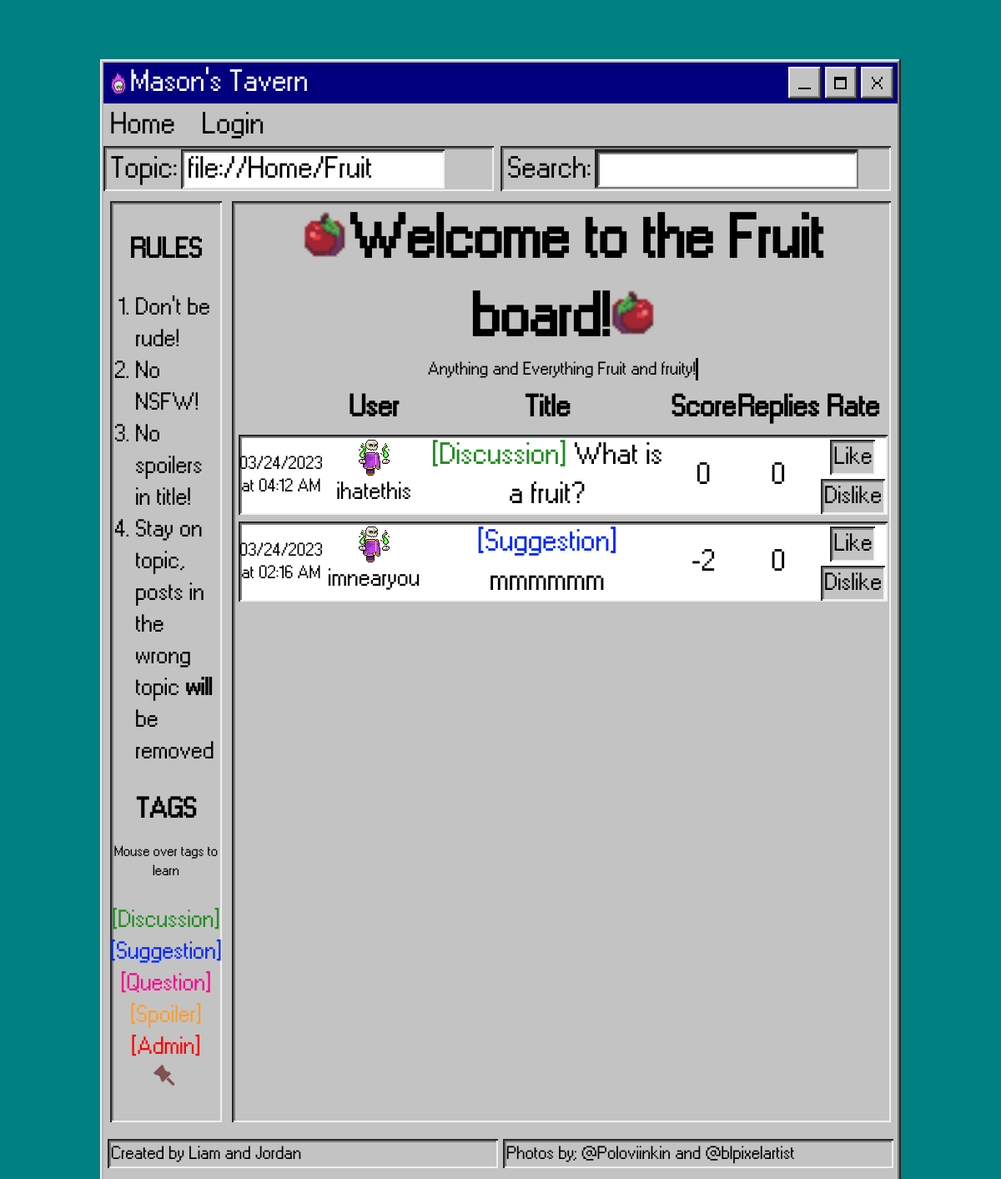
The app's page /ForumProject/topic.php?id=1 with its own data.
### tables this page shows
CREATE TABLE `topics` (
  `topic_id` int(11) NOT NULL,
  `topic_name` varchar(255) NOT NULL,
  `topic_img` varchar(40) NOT NULL,
  `topic_bio` text DEFAULT NULL
);

CREATE TABLE `posts` (
  `post_id` int(11) NOT NULL,
  `topic_id` int(11) NOT NULL,
  `user_id` int(11) NOT NULL,
  `content` text NOT NULL,
  `created_at` timestamp NOT NULL DEFAULT current_timestamp(),
  `pinned` tinyint(1) NOT NULL DEFAULT 0,
  `score` double DEFAULT 0,
  `post_title` tinytext DEFAULT NULL,
  `deleted` tinyint(1) NOT NULL DEFAULT 0,
  `tag` varchar(20) DEFAULT '[Discussion]'
);

CREATE TABLE `users` (
  `user_id` int(11) NOT NULL,
  `username` varchar(255) NOT NULL,
  `PASSWORD` varchar(255) NOT NULL,
  `email` varchar(255) NOT NULL,
  `is_admin` tinyint(1) NOT NULL DEFAULT 0,
  `profile_pic` varchar(255) DEFAULT 'img/user/sword.png',
  `banned` tinyint(1) NOT NULL DEFAULT 0,
  `user_bio` varchar(120) DEFAULT 'Please be nice, I''m new.'
);

### ForumProject/topic.php (the view, shortened to what this page needs)
<!DOCTYPE html>
<html>
<head lang="en">
    <link rel="stylesheet" href="css/general.css" />
    <link rel="stylesheet" href="css/specific-class.css" />
    <link rel="stylesheet" href="css/specific-id.css" />
    <link rel="stylesheet" href="css/topicpage.css" />
    <link rel="stylesheet" href="css/global.css" />
    <?php
include "../database_mason.php";;
$topExists = false;
$top_name = "Who Knows";
if(isset($_GET["id"])){
$topic = strip_tags($_GET["id"]);
$id = intval($topic);
if(isset($_GET['sort'])){
$sort=strip_tags($_GET['sort']);
}else{
$sort='created_at';
}
    $query = "SELECT topic_name, topic_img,topic_bio FROM topics where topic_id=?;";
    $sql = $connection->prepare($query);
    $sql->bind_param("i", $id);
    $sql->execute();
    $result = $sql->get_result();
    if ($row = $result->fetch_assoc()) {
        $top_name = ucfirst($row['topic_name']);
        $top_img = $row['topic_img'];
        $topExists = true;
    }}
    ?>
</head>
<body>
    <div style="overflow:hidden;">
    </div>
    <div id="window" class="outerbox">
        <div id="topbar"><img src="img/mason.png" width="28px">
            <p class="header">Mason's Tavern</p>
            <span class="rowflex-utility-main"><a href="#" class="top-buttons"><img src="img/tasks/minimise.png"></a><a href="#" onclick='fullscreen()' class="top-buttons outerbox"><img src="img/tasks/fullscreen.png"></a><a href="#" class="top-buttons outerbox" onclick="joke()">
                    <img src="img/tasks/close.png"></a></span>
        </div>
        <nav><a href="home.php">Home</a><?php
        if(isset($_SESSION['logged'])&&isset($_SESSION['username'])&&isset($_SESSION['userpic'])){
            echo("<a  href='account.php?id=".$_SESSION['logged']."' id='logAccount' name=".$_SESSION['logged'].">Account</a><a  href='#' id='logout' onclick='logout()'>Logout</a>");
            if(isset($_SESSION['admin'])){
                if($_SESSION['admin']==true){
                    if(isset($_SESSION['adminVer'])){
                        if($_SESSION['adminVer']==$_SESSION['logged']){
                            echo "<a href=admin.php id='adminPortal'>Admin Tools</a>";
                        }
                    }else{
                    echo "<a href=# id='adminPortal' onclick='adminShow()'>Admin Tools</a>";}
                }
            echo("<input type=hidden id='sessionUSERID' value=".$_SESSION['logged']."></input>");
            echo("<input type=hidden id='sessionUSERNAME' value=".$_SESSION['username']."></input>");
            echo("<input type=hidden id='sessionUSERPIC' value=".$_SESSION['userpic']."></input>");
        }}else{
            echo("<a href='#' id='logAccount' onclick='loginShow()'>Login</a>");
        }
        ?></nav>
        <div class="search innerbox">Topic:<span class="innersearch search innerbox">file://<a class="desktop" href="home.php">Home</a><?php
             echo ("/<a class=\"desktop\" style=\"display:inline;\" href=\"#\">" . $top_name . "</a>");
             ?></span>
        </div><div class="search innerbox"><span>Search:<input class="innersearch search innerbox" id='search'></input></div>
        <div class='flexbox'>
        <div class='innerbox rulebox'><h3>RULES</h3>
        <ol>
             <li>Don't be rude!</li>
             <li>No NSFW!</li>
             <li>No spoilers in title!</li>
             <li>Stay on topic, posts in the wrong topic <b>will</b> be removed</li>
        </ol>
        <h3>TAGS</h3><p style='font-size:0.6em;'>Mouse over tags to learn</p>
        <ul>
            <li class='tag discussion'>[Discussion] <br><span class='tagDesc outerbox'>Discussion of anything related to the board</span></li>
            <li class='tag suggestion'>[Suggestion] <br><span class='tagDesc outerbox'>Masons room or Topic-specific quality of life suggestions</span></li>
            <li class='tag question'>[Question] <br><span class='tagDesc outerbox'>Questions about anything and everything involving to the topic</span></li>
            <li class='tag spoiler'>[Spoiler] <br><span class='tagDesc outerbox'>Posts that someone might want to think twice about clicking</span></li>
            <li class='tag admin'>[Admin] <br><span class='tagDesc outerbox'>Posts by your favourite friends down at Mason's Tavern HQ</span></li>
            <li class='tag'><img src='img/tasks/pin.png' width='32px'> <br><span class='tagDesc outerbox'>Posts that are pinned are either very important or very useful!</span></li>
        </ul>
    </div>
        <div class="rectangles innerbox" id="main2">
            <?php
            if ($topExists) {
                echo ("<h2 style=\"text-align:center; font-size:2em;\"><img class='mainImage' src=\"" . $top_img . "\" style=\"transform:scaleX(-1)\"><span class='topicTitle'>Welcome to the " . $top_name . " board!</span><img src=\"" . $top_img . "\" class='mainImage'></h2>");
                echo ("<span class='typeDad'><p class='topicBio'>".$row['topic_bio']."</p></span>");
            } else {
                die("Oops this board doesnt exist hehe!!");
            }
            $query = "SELECT username,posts.user_id,post_title,posts.post_id,score,posts.created_at,pinned,numrep,profile_pic,tag FROM posts JOIN users ON posts.user_id=users.user_id LEFT JOIN (SELECT post_id, COUNT(reply_id) as numrep FROM replies GROUP BY post_id) as sq1 ON posts.post_id=sq1.post_id WHERE topic_id=? AND deleted=false ORDER BY posts.pinned DESC, $sort DESC;";
            $sql = $connection->prepare($query);
            $sql->bind_param("i", $id);
            $sql->execute();
            $result = $sql->get_result();
            if (mysqli_num_rows($result) > 0) {
                echo ("<table class=\"postTable\" id='postTable'><thead><tr><th></th><th><a href='topic.php?id=".$id."&sort=username'>User</a></th><th>Title</th><th><a href='topic.php?id=".$id."&sort=score'>Score</a></th><th><a href='topic.php?id=".$id."&sort=numrep'>Replies</a></th><th>Rate</th><th></th></tr></thead><tbody class=\"postBody\">");
                foreach ($result as $row) {
                    $pin = $row['pinned'];
                    $replies = $row['numrep'];
                    $score = $row['score'];
                    if($score==null)
                    $score=0;
                    $date_time = new DateTime($row['created_at']);
                    $date = date_format($date_time, "m/d/Y");
                    $time = date_format($date_time, "h:i A");
                    $tagClass = strtolower(trim($row['tag'],"[]"));
                    if ($replies == null)
                        $replies = 0;
                    echo ("<tr class='post-row' id='".$row['post_id']."'><td style='font-size:0.6em;'>".  $date . " </br>at ".$time. "</td><td class=\"colflex-center\" style=\"font-size:0.8em;font-weight:lighter;\"><img src=\"" . $row['profile_pic'] . "\" class='post-image'>" . $row['username'] ."</td>");
                    if ($pin) {
                        echo ("<td class='titlecol' style=\"color:red\"><img src='img/tasks/pin.png' width='32px' alt='pinned'><a class='inherit searchTitle' href='post.php?post=".$row['post_id']."&topic=".$id."'>" .$row['tag']." " . $row['post_title'] . "</a></td>");
                    } else {
                        echo ("<td class='titlecol'><a class='inherit searchTitle' href='post.php?post=".$row['post_id']."&topic=".$id."'><span class=".$tagClass.">".$row['tag']."</span> ". $row['post_title'] . "</a></td>");
                    }
                    echo("<td class='score'>" . $score . "</td><td>" . $replies . "</td></a>");
                    if(!isset($_SESSION['logged'])){
                    echo("<td class='rating'><span class='ratebuttons-disabled'>Like</span></br><span class='ratebuttons-disabled'>Dislike</span></td><td></td></tr>");
                }
                }
                echo ("</tbody></table>");
            } else {
                echo ("<span class='colflex-center' style='margin-top:10%;'><div>No posts yet! Be the first to post!</div>");
                if(isset($_SESSION['logged'])){
                    echo("<a href='newpost.php?topic=".$topic."' class='newpost outerbox'><span>New Post</span></a></span>");}
            }
            ?>
        </div>
        </div>
        <span class='rowflex-center footer-box'><span class="innerbox bottombox">Created by Liam and Jordan</span><span class="innerbox bottombox">Photos by; <a href='https://twitter.com/Poloviiinkin'>@Poloviinkin</a> and <a href='https://www.instagram.com/blpixelartist/'>@blpixelartist</a></span></span>
    </div>
</body>
</html>

### ForumProject/css/general.css (style rules this page uses)
a { text-decoration: none; color:inherit; }
body { font-family: "ms", Fallback, "Press Start 2P"; background: #008080; font-size: 3vmin; font-weight: normal; font-style: normal; }
h1, h2, h3, h4, h5 { margin:0px 0px; }
nav { display: flex; flex-direction: row; align-items: flex-start; padding: 0px; gap: 16px; margin-left:4px; }
nav>a { color:black; font-style: normal; box-sizing: border-box; padding-left:8px; padding-right:8px; text-decoration: none; margin-top:2px; margin-bottom:2px; }
.outerbox { box-shadow: inset -2px -2px 0px #262626, inset 2px 2px 0px #F0F0F0, inset -4px -4px 0px #7E7E7E, inset 4px 4px 0px #B1B1B1; }
.innerbox { box-shadow: inset 2px 2px 0px #262626, inset -2px -2px 0px #F0F0F0, inset 4px 4px 0px #7E7E7E; }
.colflex-center { display:flex; justify-content:space-around; flex-direction:column; padding:5px; align-items:center; }
.rowflex-utility-main { display: flex; flex-direction: row; justify-content: flex-end; align-items: center; padding: 0px; gap: 4px; width: 100%; }
.bottombox { font-size:0.6em; margin:8px 0px; padding:4px; box-sizing: border-box; min-width:39vw; display:inline-block; }
.rowflex-center { display:flex; justify-content:center; flex-direction:row; align-items:center; gap:6px; margin:0px 16px; }
.ratebuttons-disabled { background-color: #C3C3C3; padding: 2px 4px; box-sizing: border-box; display: inline-block; font-size: 0.8em; box-shadow: inset 2px 2px 0px #262626, inset -2px -2px 0px #F0F0F0, inset 4px 4px 0px #7E7E7E; text-align: center; }
.rating { text-align: center; }
#postTitle, #post, .search, .topicSelect { font-size: inherit; font-family: 'ms'; background-color: white; }

### ForumProject/css/specific-class.css (style rules this page uses)
.search { background: #C3C3C3; margin-left: 4px; box-sizing: border-box; padding-left: 8px; padding-right: 8px; height: 1.5em; margin-right: 4px; }
.innersearch { display:inline-block; background:white; height:1.3em; margin-top:4px; min-width:30%; }
.titlecol { max-width: 40vw; }
.header { color:white; position: relative; width: 330px; height: 30px; line-height: 30px; }
.desktop { text-decoration: none; color: black; }
.rectangles { background: white; margin: 0px 4px; box-sizing: border-box; padding-left: 8px; padding-right: 8px; height: 100%; width: 100%; }
.top-buttons { background-color: #C3C3C3; height: 1.1em; width: 1.1em; text-align: center; display: inline; line-height: 100%; padding-right: 2px; box-sizing: border-box; box-shadow: inset -2px -2px 0px #262626, inset 2px 2px 0px #F0F0F0, inset -4px -4px 0px #7E7E7E; }
.top-buttons img { max-width: 80%; height: auto; }
.mainImage { animation: float 0.5s infinite ease-in-out; max-width:2em; height:0.8em; }
.post-image { max-height:100px; max-width:100px; }
ul { list-style-type:none; }
.rulebox { height:100%; margin: 12px 12px 0px 8px; text-align: center; z-index: 3; font-size: 0.8em; box-sizing: border-box; display:table-cell; min-width: 9vw; }
.rulebox ol { text-align: left; padding-left:30px; }
.rulebox ul { text-align:center; padding-left:00px; }
.tag { position:relative; }
.discussion { color:forestgreen; }
.spoiler { color:#FF9C2D; }
.question { color:#ff008c; }
.suggestion { color:#0026ff; }
.admin { color:red; }
.topicBio { color: black; text-align: center; overflow: hidden; border-right: .15em rgb(0, 0, 0) solid; white-space: nowrap; margin: 0 auto; animation: typing 7.5s steps(60), blink .5s step-end infinite alternate; width:fit-content; font-size:0.6em; max-width:100%; }
.footer-box { clear:both; }
.flexbox { display: table; border-spacing: 12px; width:auto; min-height:80vh; height:auto; overflow:auto; }

### ForumProject/css/specific-id.css (style rules this page uses)
#window { position: absolute; width: 80vw; min-height: 92vh; height:auto; top:5%; left:10%; background: #C3C3C3; box-sizing:border-box; padding-bottom:1%; overflow-wrap: break-word; overflow-inline:auto; }
#topbar { display: flex; flex-direction: row; justify-content: flex-start; align-items: center; padding: 5px 4px 5px 8px; gap: 4px; position: relative; height: 1.1em; margin: 4px; margin-bottom:0px; background: #02007F; }
#main2 { height: 100%; padding-right: 4px; background-color: #C3C3C3; overflow: auto; min-height: 80vh; display:table-cell; box-sizing: border-box; max-width: 69vw; }

### records on screen
topics: topic_name "Fruit", topic_img (picture), topic_bio "Anything and Everything Fruit and fruity!"
posts: created_at "03/24/2023", created_at "04:12 AM", user.username "ihatethis", tag "[Discussion]", post_title "What is a fruit?", score "0", replies "0"
posts: created_at "03/24/2023", created_at "02:16 AM", user.username "imnearyou", tag "[Suggestion]", post_title "mmmmmm", score "-2", replies "0"
